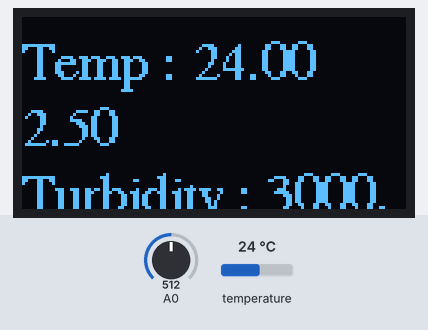
This sketch was run on a simulated ESP8266 (NodeMCU). On the bench: 128×64 one-colour display. The test bench sets the inputs (shaded band); at power-on: temperature 24 °C, A0 = 512. WiFi joins after 1.5 s; servers stay silent unless stated; what the sketch prints to the serial monitor is not drawn.

Above: at 4.2 s.
4.3 s: temperature set to 12 °C
At 5.4 s:
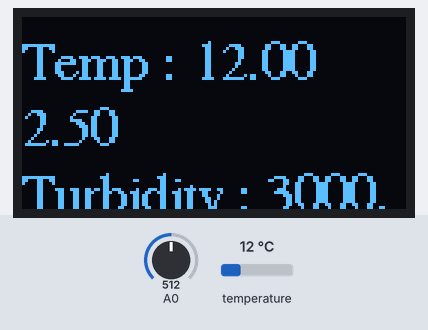
7.4 s: A0 set to 716
At 8.2 s:
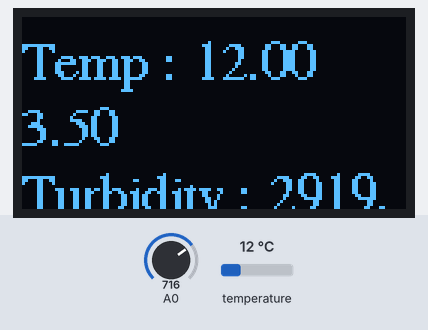
10.1 s: temperature set to 19 °C
At 10.7 s:
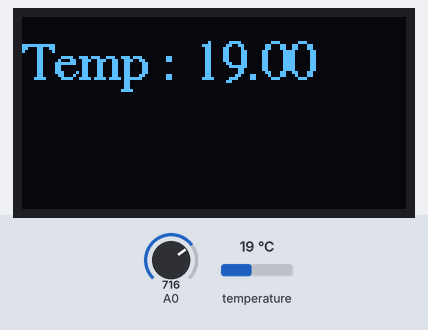
12.2 s: A0 set to 810
At 13.2 s:
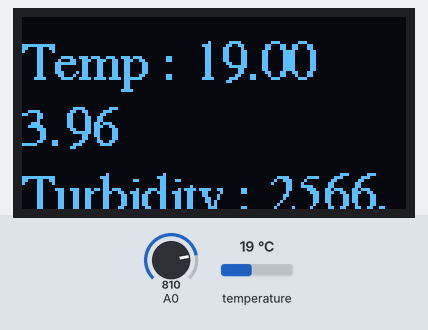
15.1 s: temperature set to 28 °C
At 16.4 s:
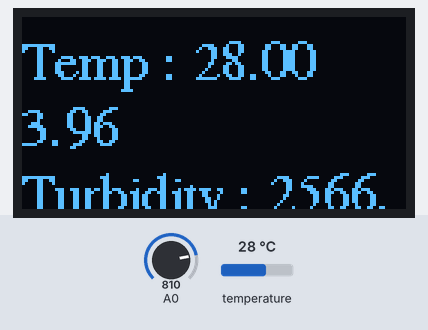
17.2 s: A0 set to 790
At 18.3 s:
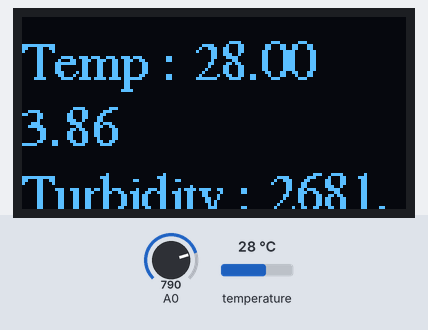
Timing chart, 0 to 20.2 s (numbered marks = the images above; inputs shaded):
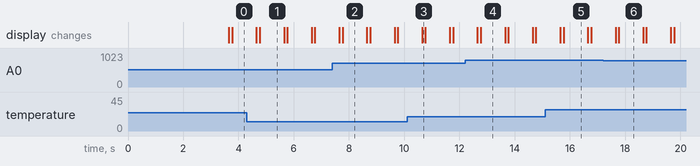

Measured:
- after the input at 4.3 s, the display: first changes after 0.35 s (image 1 shows a later state)
- after the input at 7.4 s, the display: first differs from a run without the input after 0.37 s (image 2)
- after the input at 10.1 s, the display: changes after 0.55 s (image 3)
- after the input at 12.2 s, the display: first differs from a run without the input after 0.57 s (image 4)
- after the input at 15.1 s, the display: first changes after 0.55 s (image 5 shows a later state)
- after the input at 17.2 s, the display: first differs from a run without the input after 0.57 s (image 6)
- what the display in image 1 shows lasts 0.9 s, from 4.8 s to 5.7 s

The sketch:

sketch_may12b_blynk.ino
```cpp
/*************************************************************

  This is a simple demo of sending and receiving some data.
  Be sure to check out other examples!
 *************************************************************/

#include <Wire.h>
#include <Adafruit_GFX.h>
#include <Adafruit_SSD1306.h>
#include <Fonts/FreeSerif9pt7b.h>

#define SCREEN_WIDTH 128 // OLED display width, in pixels
#define SCREEN_HEIGHT 64 // OLED display height, in pixels

// Declaration for an SSD1306 display connected to I2C (SDA, SCL pins)
Adafruit_SSD1306 display(SCREEN_WIDTH, SCREEN_HEIGHT, &Wire, -1);


#include <DallasTemperature.h>
#include <OneWire.h>

#define ONE_WIRE_BUS 14                         //D3 pin of nodemcu

OneWire oneWire(ONE_WIRE_BUS);

DallasTemperature sensors(&oneWire);            // Pass the oneWire reference to Dallas Temperature.

// Template ID, Device Name and Auth Token are provided by the Blynk.Cloud
// See the Device Info tab, or Template settingsinclude
#define BLYNK_TEMPLATE_ID           "TMPLjnoh-a-t"
#define BLYNK_DEVICE_NAME           "Quickstart Device"
#define BLYNK_AUTH_TOKEN            "fJ5uTocBrqc2E_qEXEVo1O45tFxaKjNx"


// Comment this out to disable prints and save space
#define BLYNK_PRINT Serial


#include <ESP8266WiFi.h>
#include <BlynkSimpleEsp8266.h>

char auth[] = BLYNK_AUTH_TOKEN;

// Your WiFi credentials.
// Set password to "" for open networks.
char ssid[] = "Rudrashis";
char pass[] = "freeloader";

BlynkTimer timer;

// This function is called every time the Virtual Pin 0 state changes
BLYNK_WRITE(V0)
{
  // Set incoming value from pin V0 to a variable
  int value = param.asInt();

  // Update state
  Blynk.virtualWrite(V1, value);
}

// This function is called every time the device is connected to the Blynk.Cloud
BLYNK_CONNECTED()
{
  // Change Web Link Button message to "Congratulations!"
  Blynk.setProperty(V3, "offImageUrl", "https://static-image.nyc3.cdn.digitaloceanspaces.com/general/fte/congratulations.png");
  Blynk.setProperty(V3, "onImageUrl",  "https://static-image.nyc3.cdn.digitaloceanspaces.com/general/fte/congratulations_pressed.png");
  Blynk.setProperty(V3, "url", "https://docs.blynk.io/en/getting-started/what-do-i-need-to-blynk/how-quickstart-device-was-made");
}

// This function sends Arduino's uptime every second to Virtual Pin 2.
void myTimerEvent()
{
  // You can send any value at any time.
  // Please don't send more that 10 values per second.
  Blynk.virtualWrite(V2, millis() / 1000);
}


void temperature(){

  sensors.requestTemperatures();                // Send the command to get temperatures
  Serial.println("Temperature is: ");
  float temp = sensors.getTempCByIndex(0);
  Serial.println(temp);   // Why "byIndex"? You can have more than one IC on the same bus. 0 refers to the first IC on the wire
  display.clearDisplay();
  display.setCursor(0,20);
  display.print("Temp :") ;
  display.print(" ");
  display.println(sensors.getTempCByIndex(0));
  display.display();
  Blynk.virtualWrite(V4, temp);


}


void voltage(){


  Serial.println("Turbidity: ");

    float volt = 0;
    float ntu;
    for(int i=0; i<800; i++)
    {
        volt += ((float)analogRead(A0)/1024)*5;
    }
    volt = volt/800;
    display.println(volt);
    volt = volt - 0.82;
    if(volt < 2.5){
      ntu = 3000;
    }else{
      ntu = -1120.4*(volt*volt)+5742.3*volt-4423.8;
    }

  if(ntu < 0){
    ntu= 0 ;
  }

  float voltage = ntu ;
  Serial.println(voltage);
  //display.clearDisplay();
  //display.setCursor(0,20);
  display.print("Turbidity :") ;
  display.print(" ");
  display.println(voltage);

  display.display();
  Blynk.virtualWrite(V5, voltage);
  Blynk.virtualWrite(V6, volt);


}
void setup()
{
  // Debug console
  Serial.begin(115200);

  if(!display.begin(SSD1306_SWITCHCAPVCC, 0x3C)) {
    Serial.println("SSD1306 allocation failed");
    for(;;);
  }


  sensors.begin();


  display.setFont(&FreeSerif9pt7b);
  display.clearDisplay();
  display.setTextSize(1);
  display.setTextColor(WHITE);
  display.setCursor(0,20);


  Blynk.begin(auth, ssid, pass);
  //You can also specify server:
  //Blynk.begin(auth, ssid, pass, "blynk.cloud", 80);
  //Blynk.begin(auth, ssid, pass, IPAddress(192,168,1,100), 8080);

  // Setup a function to be called every second
  timer.setInterval(1000L, myTimerEvent);
  timer.setInterval(1000L, temperature);
  timer.setInterval(1000L, voltage);
}

void loop()
{

  Blynk.run();
  timer.run();
  // You can inject your own code or combine it with other sketches.
  // Check other examples on how to communicate with Blynk. Remember
  // to avoid delay() function!
}
```
